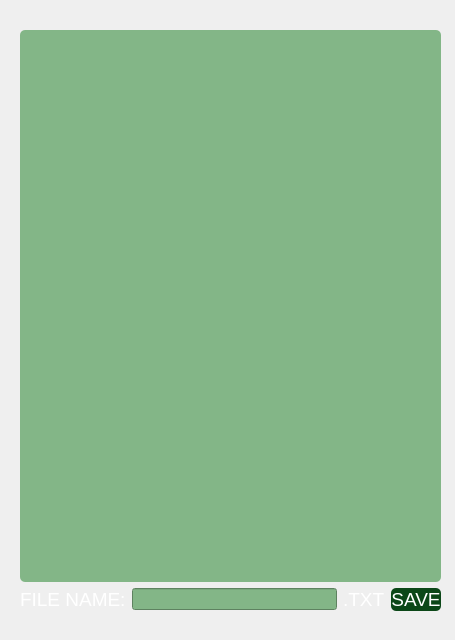
<?xml version="1.0" encoding="UTF-8"?>
<ui version="4.0">
 <class>SaveDialog</class>
 <widget class="QDialog" name="SaveDialog">
  <property name="geometry">
   <rect>
    <x>0</x>
    <y>0</y>
    <width>455</width>
    <height>640</height>
   </rect>
  </property>
  <property name="windowTitle">
   <string>Save file</string>
  </property>
  <property name="styleSheet">
   <string notr="true">#SaveDialog {
	background: url(:/background.jpg);
}

QPushButton { 
	border-radius: 5px;	
	background-color: rgb(12, 71, 24);
	border-style:outset;
	border-color: rgb(0, 90, 75);
	color: rgb(255, 255, 255);	
	font: 14pt ;
}

QPushButton:hover { 
	
	color: rgb(0, 0, 0);
	background-color: rgb(150, 224, 166);
	border-style: outset;
	border-color: rgb(0, 90, 75);
	border-width: 1px;
}</string>
  </property>
  <widget class="QWidget" name="layoutWidget">
   <property name="geometry">
    <rect>
     <x>20</x>
     <y>30</y>
     <width>421</width>
     <height>581</height>
    </rect>
   </property>
   <layout class="QVBoxLayout" name="verticalLayout">
    <item>
     <widget class="QTreeView" name="treeView">
      <property name="styleSheet">
       <string notr="true">background-color: rgb(131, 182, 135);
border-radius: 5px;</string>
      </property>
     </widget>
    </item>
    <item>
     <layout class="QHBoxLayout" name="horizontalLayout_2">
      <item>
       <layout class="QHBoxLayout" name="horizontalLayout">
        <item>
         <widget class="QLabel" name="label">
          <property name="styleSheet">
           <string notr="true">font: 14pt;
color: rgb(255, 255, 255);</string>
          </property>
          <property name="text">
           <string>FILE NAME:</string>
          </property>
         </widget>
        </item>
        <item>
         <widget class="QLineEdit" name="filenameEdit">
          <property name="styleSheet">
           <string notr="true">background-color: rgb(131, 182, 135);</string>
          </property>
         </widget>
        </item>
       </layout>
      </item>
      <item>
       <widget class="QLabel" name="label_2">
        <property name="styleSheet">
         <string notr="true">font: 14pt;
color: rgb(255, 255, 255);</string>
        </property>
        <property name="text">
         <string>.TXT</string>
        </property>
       </widget>
      </item>
      <item>
       <widget class="QPushButton" name="SaveButton">
        <property name="styleSheet">
         <string notr="true">min-width: 4.5em;</string>
        </property>
        <property name="text">
         <string>SAVE</string>
        </property>
       </widget>
      </item>
     </layout>
    </item>
   </layout>
  </widget>
 </widget>
 <resources/>
 <connections/>
</ui>
